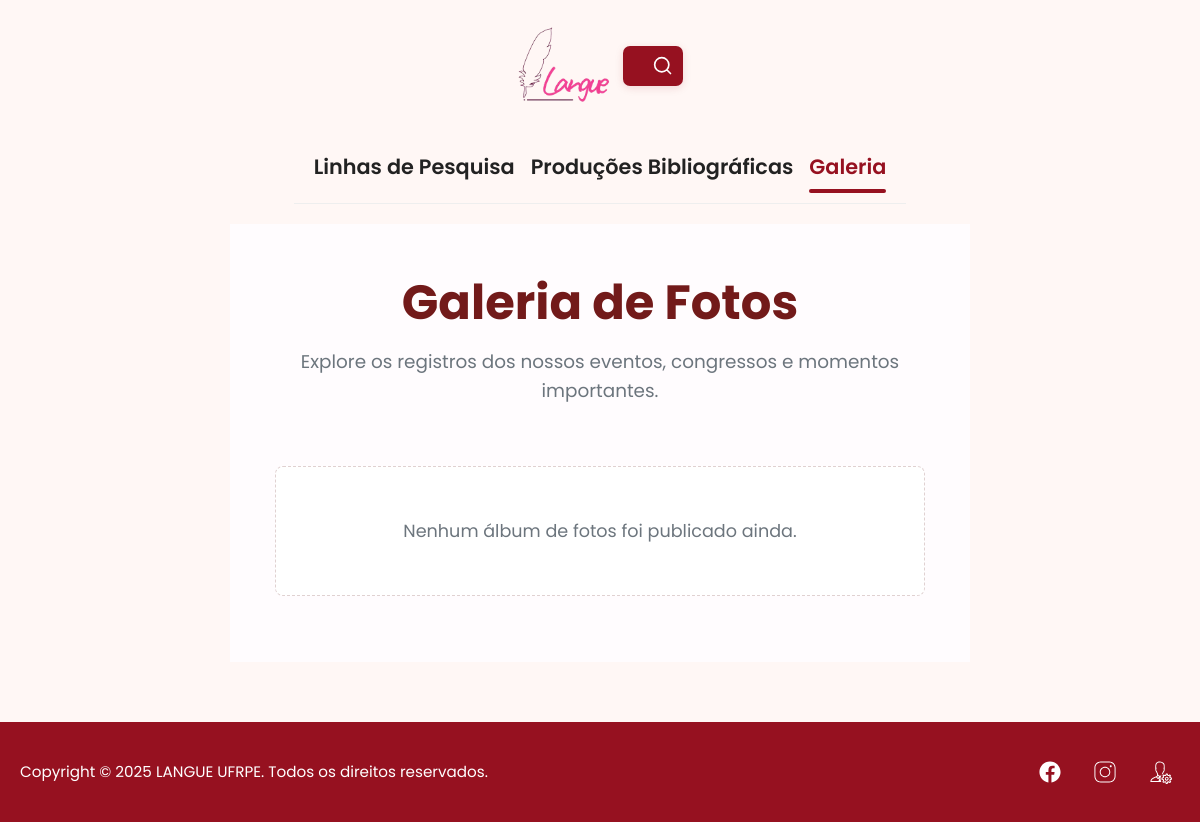
/galeria/, run on an earlier commit of the app's database.
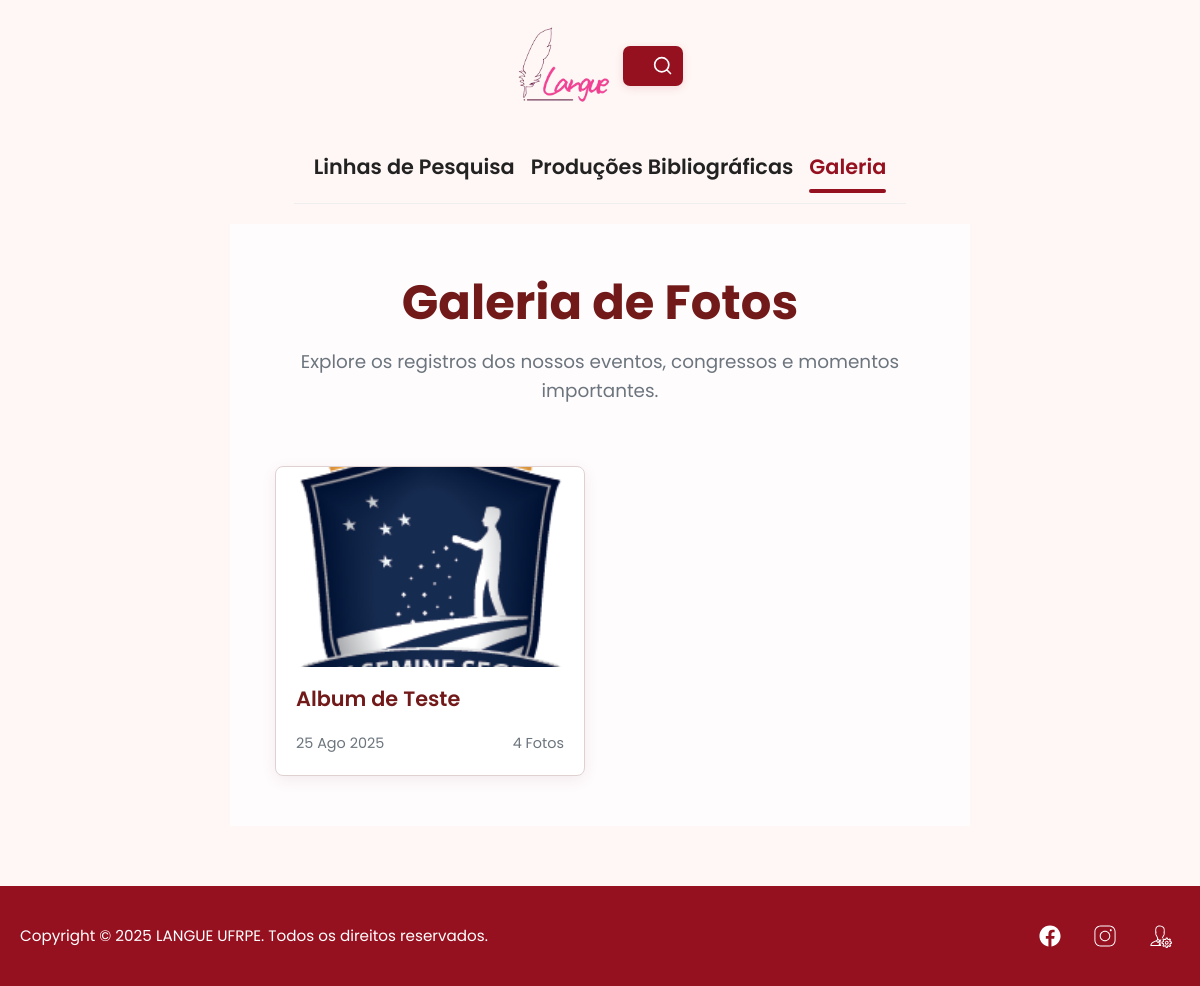
And on a later commit of the database.
### galeria/models.py (models this page shows, shortened)
class Album(models.Model):
    title = models.CharField(max_length=200, verbose_name="Título do Álbum")
    description = models.TextField(blank=True, null=True, verbose_name="Descrição")
    cover_image = models.ImageField(upload_to='galeria/covers/', verbose_name="Imagem de Capa")
    event_date = models.DateField(default=timezone.now, verbose_name="Data do Evento")
    created_at = models.DateTimeField(auto_now_add=True, verbose_name="Criado em")
    class Meta:
        verbose_name = "Álbum"
        verbose_name_plural = "Álbuns"
        ordering = ['-event_date']
    def photo_count(self):
        return self.photos.count()

### galeria/views.py (the view)
# urls.py: path('', album_list_view, name='album_list'),
def album_list_view(request):
    albums = Album.objects.all()
    context = {
        'albums': albums
    }
    return render(request, 'galeria/album_list.html', context)

### galeria/templates/galeria/album_list.html (shortened to what this page needs)
{% extends "base.html" %}
{% load static %}
{% block page_styles %}
    <link rel="stylesheet" href="{% static 'styles/modular/galeria.css' %}">
{% endblock %}
{% block content %}
<div class="gallery-container">
    <header class="gallery-header animate-fade-in">
        <h1>Galeria de Fotos</h1>
        <p>Explore os registros dos nossos eventos, congressos e momentos importantes.</p>
    </header>
    <section class="album-grid">
        {% for album in albums %}
        <a href="{% url 'galeria:album_detail' pk=album.pk %}" class="album-card-link">
            <article class="album-card animate-fade-in" style="animation-delay: {% widthratio forloop.counter0 1 100 %}ms;">
                <div class="album-card-image-wrapper">
                    <img src="{{ album.cover_image.url }}" alt="Capa do álbum {{ album.title }}" class="album-card-image">
                </div>
                <div class="album-card-content">
                    <h3 class="album-card-title">{{ album.title }}</h3>
                    <div class="album-card-meta">
                        <span class="album-card-date">{{ album.event_date|date:"d M Y" }}</span>
                        <span class="album-card-count">{{ album.photo_count }} Fotos</span>
                    </div>
                </div>
            </article>
        </a>
        {% empty %}
        <p class="no-albums-message">Nenhum álbum de fotos foi publicado ainda.</p>
        {% endfor %}
    </section>
</div>
{% endblock %}

What changed in the data, as far as the page shows it:
added Album: cover_image (picture), title "Album de Teste", event_date "25 Ago 2025", photo_count "4"
Also different on the page:
text no longer shown: "Nenhum álbum de fotos foi publicado ainda."
